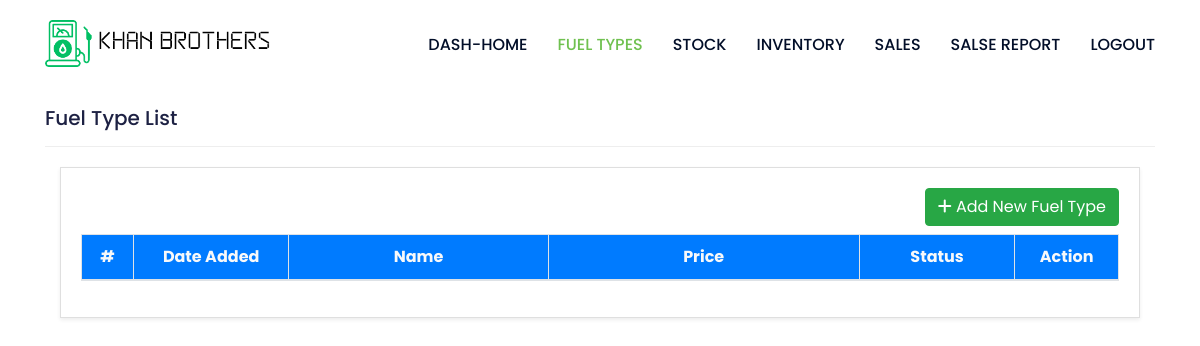
Before: /kb-dash/fuel-list/ (signed in) with the older database file.
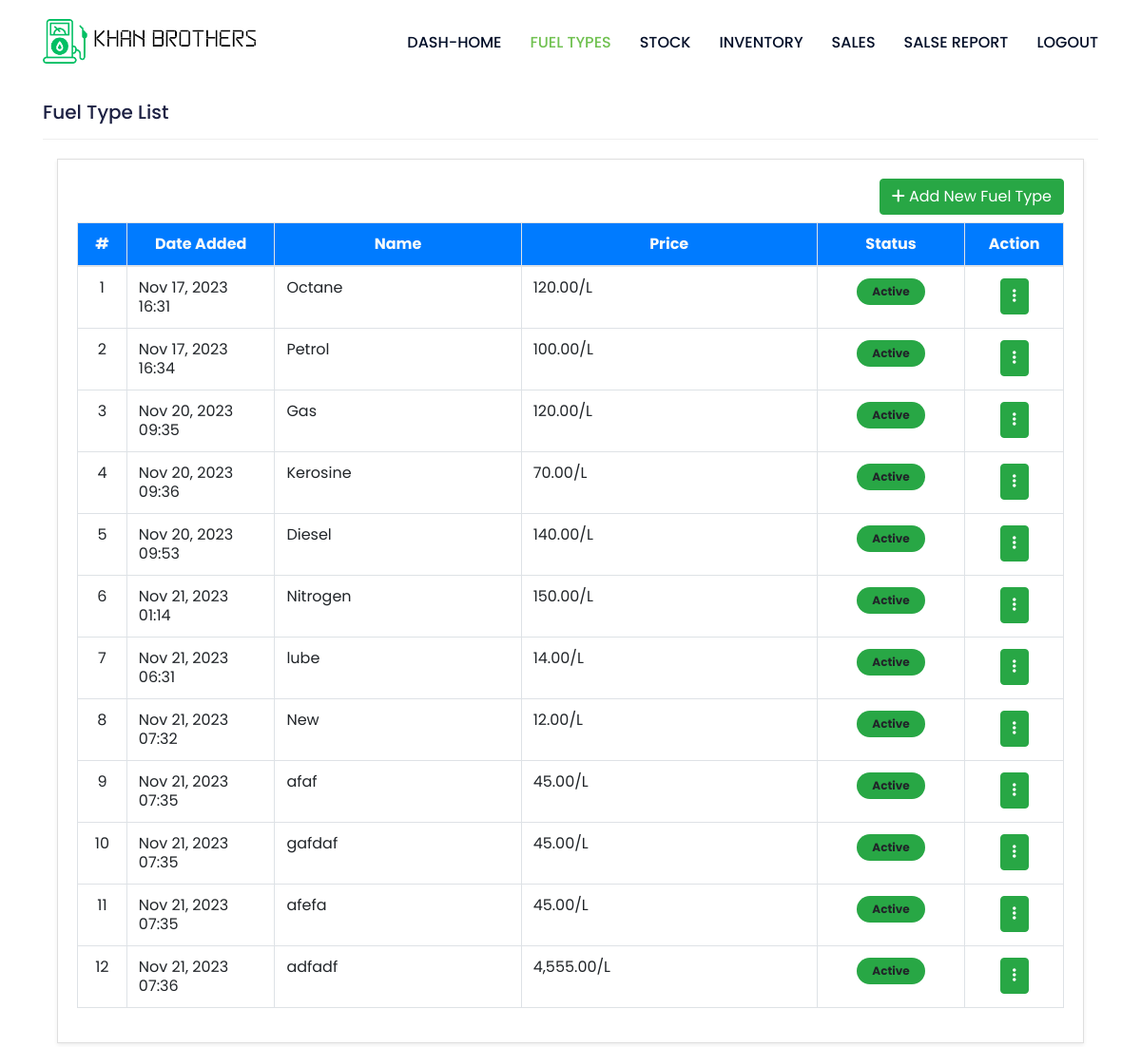
After: the same page with the newer database file.
### management/models.py (models this page shows, shortened)
class Fuel(models.Model):
    name = models.CharField(max_length=100)
    description = models.TextField()
    status = models.CharField(max_length=2, choices=(('1', 'Active'), ('0', 'Inactive')), default=1)
    price = models.FloatField(max_length=(15, 2), default=0)
    date_created = models.DateTimeField(auto_now=True)
    class Meta:
        verbose_name_plural = "Fuel type list"
    def __str__(self):
        return str(f"{self.name}")

### management/views.py (the view)
# urls.py: path('fuel-list/', fuel_list_view, name='fuel_list'),
@login_required
def fuel_list_view(request):
  fuels = Fuel.objects.all()
  return render(request, 'management/fuel_list.html', {'fuels': fuels})

### kb_config/templates/management/fuel_list.html (shortened to what this page needs)
{% extends "management_base.html" %}
{% load humanize %}
{% block content %}
<h3 class="fw-bolder">Fuel Type List</h3>
<hr>
<section class="py-1">
  <div class="container">
    <div class="card rounded-0 shadow-sm blur">
      <div class="card-body">
        <div class="container-fluid">
          <div class="text-end mb-2" style="text-align: right">
            <button type="button" class="btn btn-success" id="add-new">
              <i class="fa fa-plus"></i> Add New Fuel Type
            </button>
          </div>
          <table class="table table-stripped table-bordered" id="petrol-table">
            <colgroup>
              <col width="5%">
              <col width="15%">
              <col width="25%">
              <col width="30%">
              <col width="15%">
              <col width="10%">
            </colgroup>
            <thead>
              <tr class="bg-primary bg-gradient text-light">
                <th class="text-center">#</th>
                <th class="text-center">Date Added</th>
                <th class="text-center">Name</th>
                <th class="text-center">Price</th>
                <th class="text-center">Status</th>
                <th class="text-center">Action</th>
              </tr>
            </thead>
            <tbody>
              {% for fuel in fuels %}
              <tr>
                <td class="text-center">{{forloop.counter}}</td>
                <td class="">{{ fuel.date_created|date:"M d, Y H:i" }}</td>
                <td class="">{{fuel}}</td>
                <td class="text-end">{{ fuel.price|floatformat:2|intcomma }}/L</td>
                <td class="text-center">
                  {% if fuel.status == '1' %}
                  <span class="badge bg-primary px-3 py-2 rounded-pill bg-success">Active</span>
                  {% else %}
                  <span class="badge bg-default border text-dark px-3 py-3 rounded-pill bg-danger">Inactive</span>
                  {% endif %}
                </td>
                <td class="text-center">
                  <div class="dropdown">
                    <button class="btn btn-success dropdown-toggle" type="button" data-toggle="dropdown" aria-expanded="false">
                      <i class="fa-solid fa-ellipsis-vertical"></i>
                    </button>
                  </div>
                </td>
              </tr>
              {% endfor %}
            </tbody>
          </table>
        </div>
      </div>
    </div>
  </div>
</section>
</div>
{% endblock content %}

Changed rows visible on the page:
added Fuel: date_created "Nov 17, 2023 16:31", name "Octane", price "120.00", status "Active"
added Fuel: date_created "Nov 17, 2023 16:34", name "Petrol", price "100.00", status "Active"
added Fuel: date_created "Nov 20, 2023 09:35", name "Gas", price "120.00", status "Active"
added Fuel: date_created "Nov 20, 2023 09:36", name "Kerosine", price "70.00", status "Active"
added Fuel: date_created "Nov 20, 2023 09:53", name "Diesel", price "140.00", status "Active"
added Fuel: date_created "Nov 21, 2023 01:14", name "Nitrogen", price "150.00", status "Active"
added Fuel: date_created "Nov 21, 2023 06:31", name "lube", price "14.00", status "Active"
added Fuel: date_created "Nov 21, 2023 07:32", name "New", price "12.00", status "Active"
added Fuel: date_created "Nov 21, 2023 07:35", name "afaf", price "45.00", status "Active"
added Fuel: date_created "Nov 21, 2023 07:35", name "gafdaf", price "45.00", status "Active"
added Fuel: date_created "Nov 21, 2023 07:35", name "afefa", price "45.00", status "Active"
added Fuel: date_created "Nov 21, 2023 07:36", name "adfadf", price "4,555.00", status "Active"
